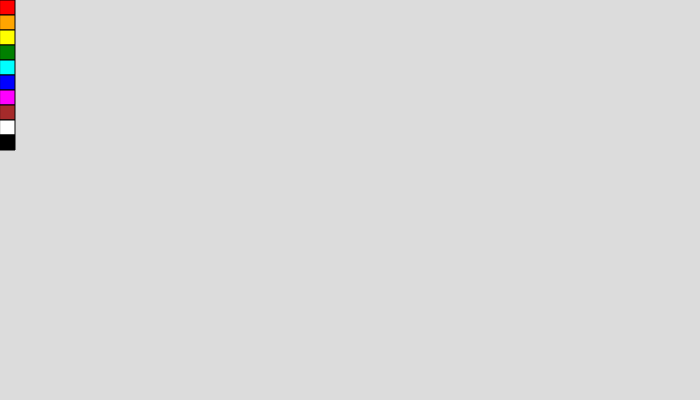
Frame 1 (no input)
Frame 60 (no input): identical to frame 1, image omitted
Frame 120 (the mouse pressed at the canvas centre since frame 60): identical to frame 1, image omitted

The p5.js sketch that drew this single still picture (run headless with seeded random() and noise() and a simulated clock; from frame 60 on, the mouse is pressed at the canvas centre):

// p5.js sketch
// ── sketch.js
function setup() {
  createCanvas(700, 400);
}

function draw() {
  background(220);
  fill('red');
  square(0,0,15);
  fill('orange');
  square(0,15,15);
  fill('yellow');
  square(0,30,15);
  fill('green');
  square(0,45,15);
  fill('cyan');
  square(0,60,15);
  fill('blue');
  square(0,75,15);
  fill('magenta');
  square(0,90,15);
  fill('brown');
  square(0,105,15);
  fill('white');
  square(0,120,15);
  fill('black');
  square(0,135,15);
}

function mouseClicked(){
  
}
